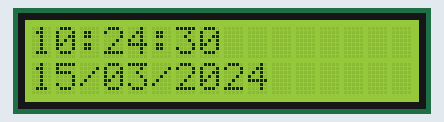
Simulated run of this sketch. Board: Arduino Uno, built with avr-gcc and run on an emulated ATmega328P. Shown: 16×2 character LCD. The local clock reads 2024-03-15 10:24:30 at power-on unless the sketch sets it.

Above: at 0.1 s.
At 4.1 s:
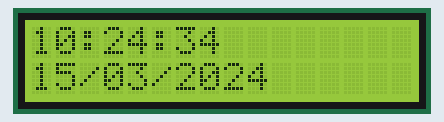
At 9.2 s:
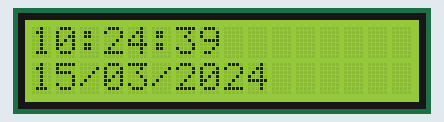
At 19.2 s:
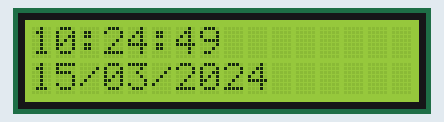
At 28.3 s:
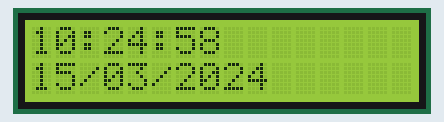
At 38.3 s:
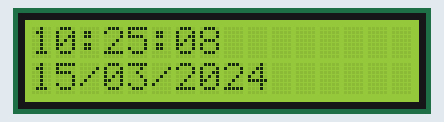

Measured:
- what the display in image 1 shows lasts 1.0 s, from 4.1 s to 5.1 s

The sketch:

Lesson_26_Listing_26_1.ino
```cpp
// подключение библиотек для RTC
#include <Wire.h>
#include <Time.h>
#include <DS1307RTC.h>
// подключение библиотеки для lcd
#include <LiquidCrystal.h>
// инициализация с указанием контактов подключения
LiquidCrystal lcd(9, 8, 7, 6, 5, 4);
void setup()
{
lcd.begin(16, 2); // установить размерность дисплея
}
void loop()
{
tmElements_t tm;
if (RTC.read(tm)) // получение времени
{
print2digits(tm.Hour,0,0);
lcd.print(":");
print2digits(tm.Minute,3,0);
lcd.print(":");
print2digits(tm.Second,6,0);
print2digits(tm.Day,0,1);
lcd.print("/");
print2digits(tm.Month,3,1);
lcd.print("/");
lcd.print(tmYearToCalendar(tm.Year));
}
else
{
if (RTC.chipPresent())
{
lcd.clear();
lcd.setCursor(0, 0);
lcd.print("DS1307 is stopped");
}
else
{
lcd.clear();
lcd.setCursor(0, 0);
lcd.print("DS1307 read error");
}
delay(9000);
}
delay(1000);
}
// процедура вывода на дисплей с добавлением до двух цифр
void print2digits(int number,int col, int str)
{
lcd.setCursor(col, str);
if (number >= 0 && number < 10)
{lcd.print("0");}
lcd.print(number);
}
```
